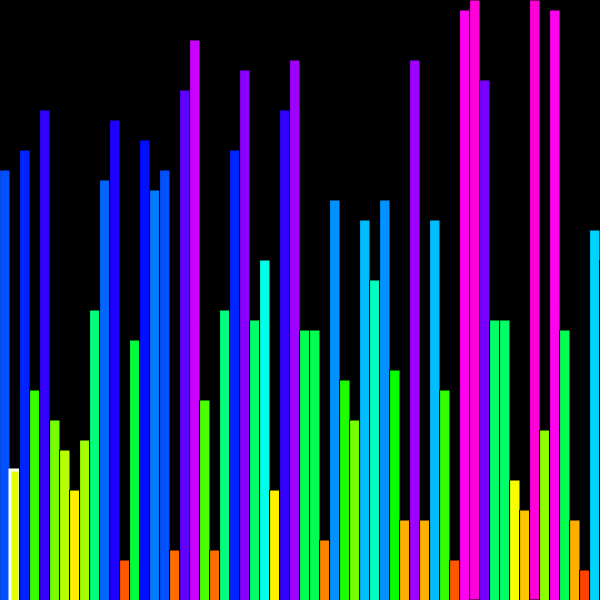
Frame 1 (no input)
Frame 60 (no input): identical to frame 1, image omitted
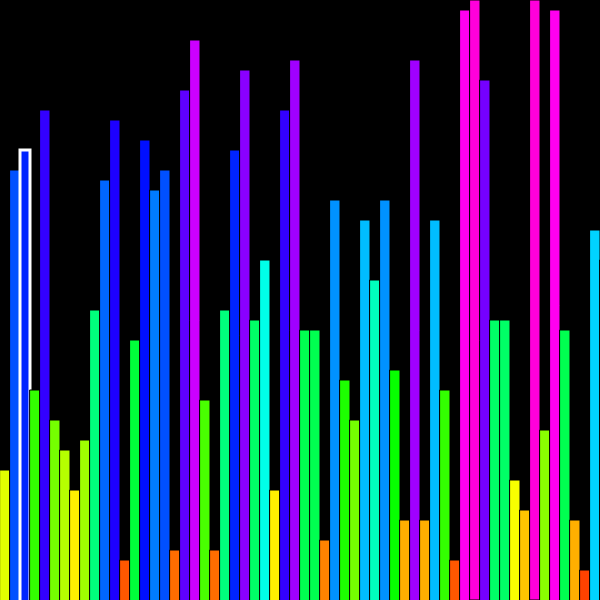
Frame 120 (the mouse pressed at the canvas centre since frame 60)

The p5.js sketch that drew these frames (run headless with seeded random() and noise() and a simulated clock; from frame 60 on, the mouse is pressed at the canvas centre):

// p5.js sketch
// ── sketch.js
let a;
let sz, x, y;
let currentIndex = 1; // current index starts at 1 for insert sort
let inloop = false;

function setup() {
  createCanvas(600, 600);
  colorMode(HSB, 70, 100, 100);
  a = randArray(61, 1, 60);  // one extra for displaying the sorted graph on second to last click
  sz = 10;
  print(a);
  plotArr(a);
}

function mousePressed() {
  print(currentIndex);
  //selSort(currentIndex);
  insertSort(currentIndex);
  plotArr(a);
  if (currentIndex < a.length - 1) {
    currentIndex++;
  } else{
    currentIndex = 1;
    a = randArray(61, 1, 60);
  }
}

function draw() {
  plotArr(a);
  print(inloop)
}

function selSort(c) {
  let min;
  min = c; // set min to c;
  for (let i = c + 1; i < a.length; i++) {
    //look through the rest of the list
    if (a[i] < a[min]) {
      // if we find a smaller value on that pass set it min to it

      min = i;
    }
  }
  // switch and move on to the next number after that pass with the smallest number
  temp = a[c];
  a[c] = a[min];
  a[min] = temp;
}

function insertSort(c) {
  // for loop is from clicking
  let insideIndex = c;
  while (insideIndex > 0 && a[insideIndex - 1] > a[insideIndex]) {
    // cascade swaps all the way to one
    temp = a[insideIndex - 1];
    a[insideIndex - 1] = a[insideIndex];
    a[insideIndex] = temp;
    // decriment
    insideIndex --

  }
  
}

function plotArr(theA) {
  background(0);
  x = 0;
  for (let i = 0; i < theA.length; i++) {
    if (i == currentIndex) {
      stroke(255);
      strokeWeight(3);
    } else {
      stroke(0);
      strokeWeight(1);
    }
    fill(theA[i], 100, 100);
    rect(x, height - sz * theA[i], sz, height);
    x += sz;
  }
}

function randArray(len, min, max) {
  let resultArray = [];
  for (let i = 0; i < len; i++) {
    let val = floor(random(min, max + 1));
    resultArray[i] = val;
  }
  return resultArray;
}
